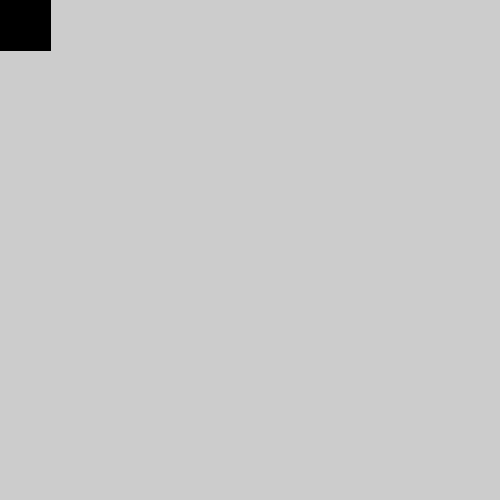
Frame 1 (no input)
Frame 60 (the mouse pressed at the canvas centre just before this capture): identical to frame 1, image omitted
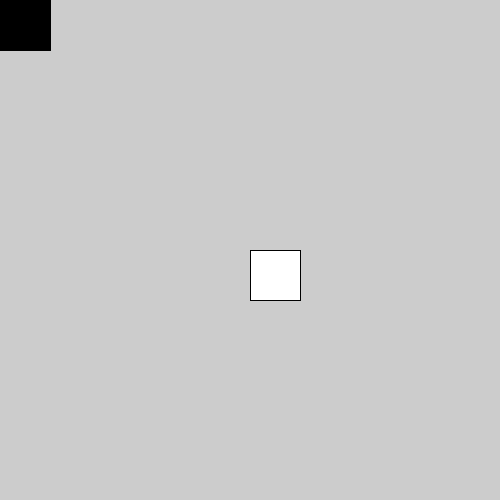
Frame 120 (the mouse held since frame 60 and released just before this capture)

The Processing sketch that drew these frames (run headless with seeded random() and noise(); from frame 60 on, the mouse is pressed at the canvas centre):

// Processing sketch: mouseInputExploration
// ── mouseInputExploration.pde
// Hey there, it's Matt  I got this from the tutorial 
// available here:
// https://processing.org/reference/mousePressed_.html
//
//  I'm going to change this file incrementally and commit
//  each change to the repository.  You should look through
//  all the versions in the history to see how this file changed
//  I will track my changes with comments.
//  Ready?
//
//  Let's do this!
//
//
// Click within the image to change 
// the value of the rectangle


/*
If you run this basic sketch its pretty boring... it just changes the color of a
rectangle on the small screen.  I'm going to make the size of the canvas bigger and
see if I can get the rectangle to move around on the screen. 

You should run this one to see what it does before I make any changes.

*/

// this is just the starting amount for the variable "value" it looks like this will be
// the variable used to change the gresyscale value (color) of the rectangle.
int value = 0;

// I need to add this void setup() so I can get the canvas ready.  If you don't do this
// then Processing will just make the smallest canvas it can based on the shapes/objects
// you tell it to draw.
void setup() {
  // I'm just gonna start with 500 pixels wide x 500 pixels high
  // you can read more about this option here: https://processing.org/reference/size_.html
  size(500, 500);
}


void draw() {
  fill(value);
  // the old line of code looked like this: 
  // rect(25, 25, 50, 50);
  
  // I'm going to change it so that the position of the rectangle changes
  // as the mouse gets moved around.  
  rect(mouseX, mouseY, 50, 50);
}

void mousePressed() {
  if (value == 0) {
    value = 255;
  } else {
    value = 0;
  }
}
